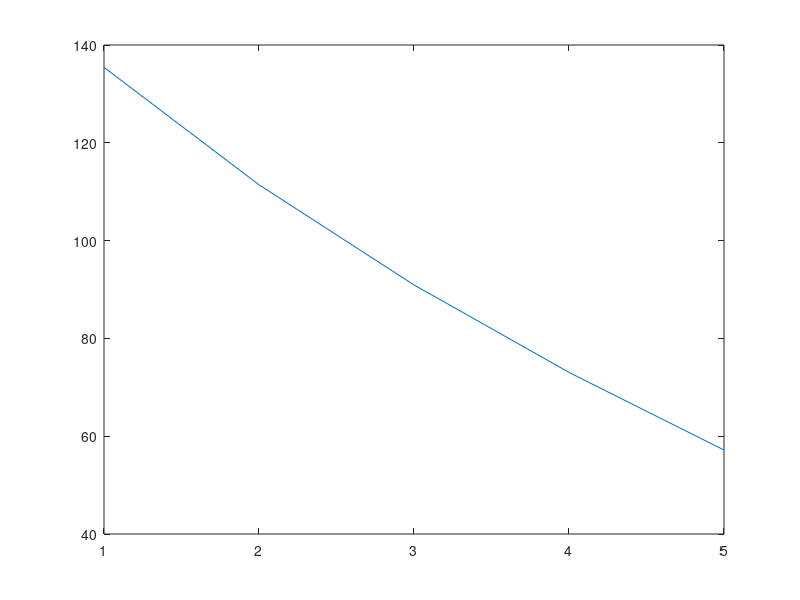

This figure's MATLAB source:
clear all; echo off; close all force; clc; %clear another variables
k=25
q=1000
tp1=150
tp2=50     
r1=0.5
r2=1
dr=.1/2
r=r1:dr*2:r2

n=length(r)

A=[2*(r(1)-dr)+r(1)+dr -(r(1)+dr) 0 0 0; -(r(2)-dr) (r(2)+dr+r(2)-dr) -(r(2)+dr) 0 0;0 -(r(3)-dr) (r(3)+dr+r(3)-dr) -(r(3)+dr) 0;0 0 -(r(4)-dr) (r(4)+dr+r(4)-dr) -(r(4)+dr); 0 0 0 -(r(5)-dr) 2*(r(5)+dr)+r(5)-dr],
B=[2*(r(1)-dr)*tp1+q/k*dr^2, q/k*dr^2, q/k*dr^2 , q/k*dr^2 ,2*(r(5)+dr)*tp2+q/k*dr^2]
C=inv(A)*B'
plot(C)
